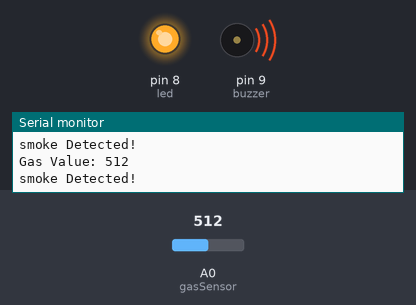
This sketch was run on a simulated Arduino Uno, built with avr-gcc and run on an emulated ATmega328P. Parts: output pins drawn as LEDs (lit = HIGH), buzzer (waves = sounding, pin HIGH), the last lines printed to the serial monitor. The inputs (shaded band) are chosen by the test bench; at power-on: A0 (gasSensor) = 512.

Above: at 1.3 s.
1.4 s: A0 (gasSensor) set to 294
2.9 s: A0 (gasSensor) set to 272
At 3.6 s:
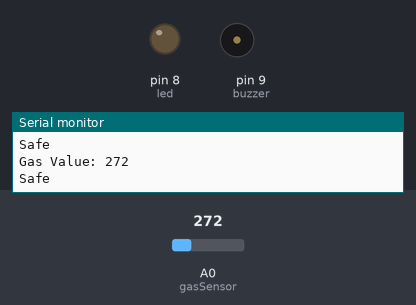
4.5 s: A0 (gasSensor) set to 290
At 4.9 s:
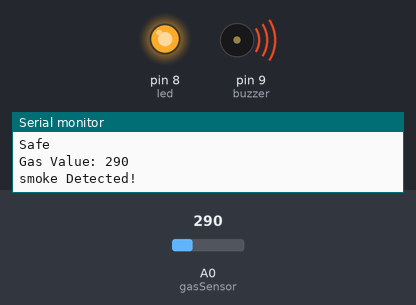
6.0 s: A0 (gasSensor) set to 270
At 7.2 s:
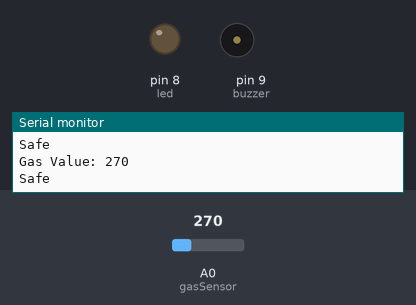
Timing chart, 0 to 8.5 s (numbered marks = the images above; inputs shaded):
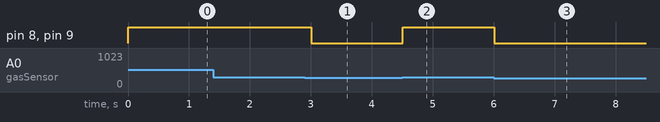

Measured:
- the behaviour switches between 281 and 280 on A0 (gasSensor) (found by bisection; images 0 and 1)
- after the input at 2.9 s, pin 8 (led), pin 9 (buzzer): HIGH → LOW after 0.10 s
- after the input at 4.5 s, pin 8 (led), pin 9 (buzzer): LOW → HIGH at once
- after the input at 6.0 s, pin 8 (led), pin 9 (buzzer): HIGH → LOW at once

The sketch:

smokedetection_sensor.ino
```cpp
// Smoke/Gas Detection using Arduino UNO + MQ-4 + LED + Buzzer

const int gasSensor = A0;    // MQ-4 AO pin
const int led = 8;           // LED pin
const int buzzer = 9;        // Buzzer pin

int gasValue = 0;
int threshold = 280;         // Adjust if needed

void setup() {
  pinMode(led, OUTPUT);
  pinMode(buzzer, OUTPUT);

  digitalWrite(led, LOW);
  digitalWrite(buzzer, LOW);

  Serial.begin(9600);
}

void loop() {

  gasValue = analogRead(gasSensor);

  Serial.print("Gas Value: ");
  Serial.println(gasValue);

  if (gasValue > threshold) {

    digitalWrite(led, HIGH);
    digitalWrite(buzzer, HIGH);

    Serial.println("smoke Detected!");

  } else {

    digitalWrite(led, LOW);
    digitalWrite(buzzer, LOW);

    Serial.println("Safe");
  }

  delay(500);
}
```
